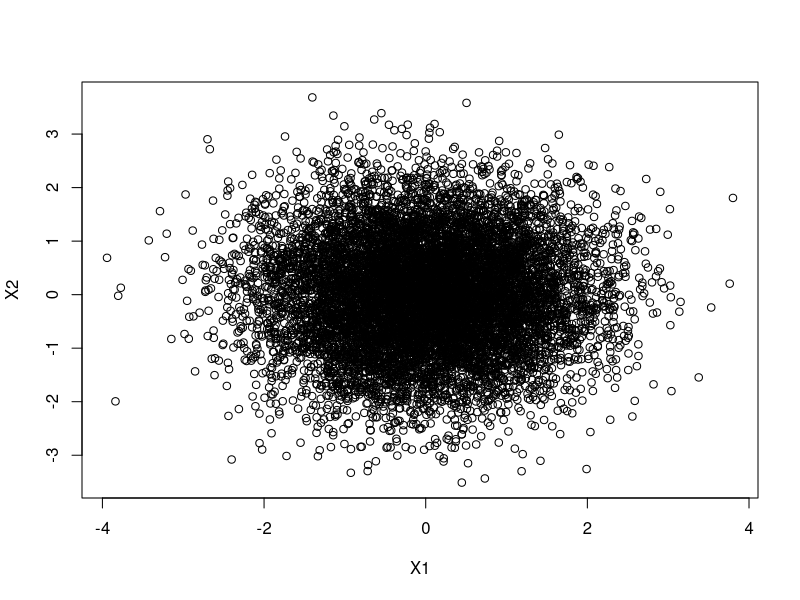

Source code (R):
## ---- chunk 1
knitr::opts_chunk$set(echo = TRUE)
## ---- chunk 2
bivariate_standard_normal <- function(n, 
                                      Mu = matrix(c(0,0,0,0), 2, 1), 
                                      Sigma = matrix(c(1,0,0,1), 2, 2)) {
  Y <- matrix(NA, n, 2)
  for (i in 1:n) {
    X1 <- rnorm(1)
    X2 <- rnorm(1)
    Z <- rbind(X1, X2)
    X <- Mu+Sigma%*%Z
    Y[i, ] <- t(X)
  }
  colnames(Y) <- c("X1", "X2")
  return(Y)
}
plot(bivariate_standard_normal(10000))
